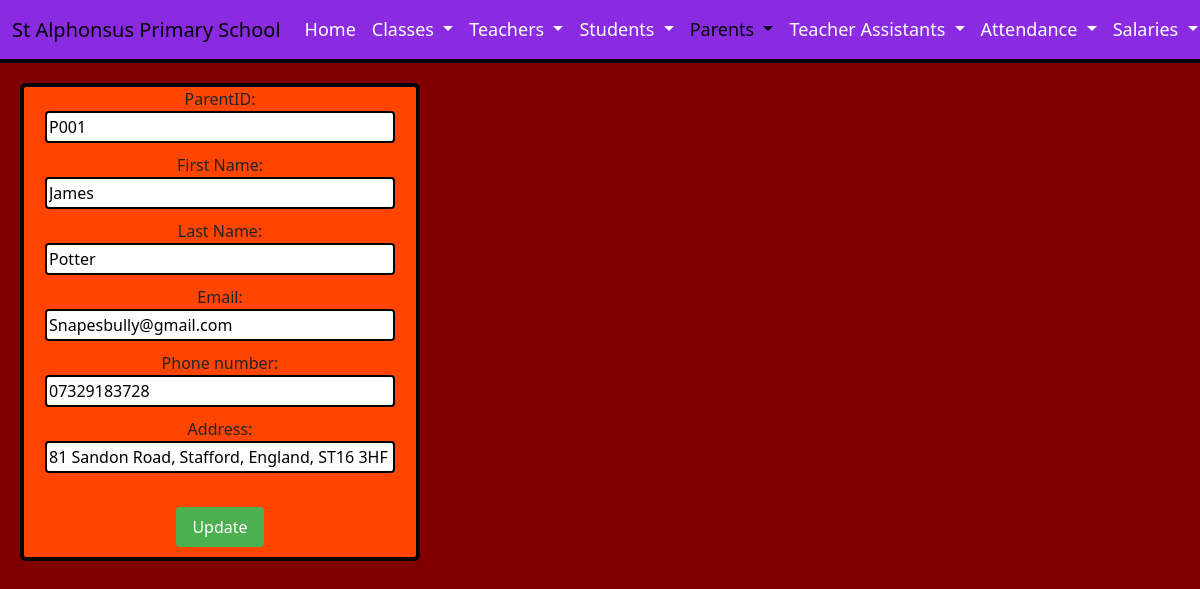
/DigitalWebsite/EditparentUpdate.php?id=P001, run on the app's committed database.
### tables this page shows
CREATE TABLE `parents` (
  `parentID` varchar(50) NOT NULL,
  `parentName` varchar(50) DEFAULT NULL,
  `parentSurname` varchar(50) DEFAULT NULL,
  `parentEmail` varchar(100) DEFAULT NULL,
  `parentPhone` varchar(50) DEFAULT NULL,
  `parentAddress` varchar(100) DEFAULT NULL
);

### DigitalWebsite/EditParentUpdate.php (the view, shortened to what this page needs)
<!DOCTYPE html>
 <html lang="en">
    <head>
      <link href="https://cdn.jsdelivr.net/npm/bootstrap@5.3.2/dist/css/bootstrap.min.css" rel="stylesheet">
    </head>
    <body>
      <nav class="navbar navbar-expand-lg bg-maroon">
        <div class="container-fluid">
          <a class="navbar-brand" href="index.html">St Alphonsus Primary School</a>
          <div class="collapse navbar-collapse" id="navbarNavDropdown">
            <ul class="navbar-nav">
              <li class="nav-item">
                <a class="nav-link" href="index.html">Home</a>
              </li>
              <li class="nav-item dropdown">
                <a class="nav-link dropdown-toggle" href="#" role="button" data-bs-toggle="dropdown" aria-expanded="false">
                  Classes
                </a>
              </li>
              <li class="nav-item dropdown">
                <a class="nav-link dropdown-toggle" href="#" role="button" data-bs-toggle="dropdown" aria-expanded="false">
                  Teachers
                </a>
              </li>
              <li class="nav-item dropdown">
                <a class="nav-link dropdown-toggle" href="#" role="button" data-bs-toggle="dropdown" aria-expanded="false">
                  Students
                </a>
              </li>
              <li class="nav-item dropdown">
                <a class="nav-link dropdown-toggle active" href="#" role="button" data-bs-toggle="dropdown" aria-expanded="false">
                  Parents
                </a>
              </li>
              <li class="nav-item dropdown">
                <a class="nav-link dropdown-toggle" href="#" role="button" data-bs-toggle="dropdown" aria-expanded="false">
                  Teacher Assistants
                </a>
              </li>
              <li class="nav-item dropdown">
                <a class="nav-link dropdown-toggle" href="#" role="button" data-bs-toggle="dropdown" aria-expanded="false">
                  Attendance
                </a>
              </li>
              <li class="nav-item dropdown">
                <a class="nav-link dropdown-toggle" href="#" role="button" data-bs-toggle="dropdown" aria-expanded="false">
                  Salaries
                </a>
              </li>
            </ul>
          </div>
        </div>
      </nav>
      <?php
        $parentID = $_GET['id'];
        $servername = "127.0.0.1";
        $username = "root";
        $password = "";
        $database = "school";
        $conn = new mysqli($servername, $username, $password, $database);
        $sql = "SELECT * FROM parents WHERE parentID = '$parentID'";
        $result = $conn->query($sql);
        if ($result->num_rows > 0) {
          $row = $result->fetch_assoc();
      ?>
      <form action="EditParentUpdateSubmit.php" method="POST">
          ParentID: <input type="text" id="parentID" name="parentID" value="<?php echo $row['parentID']; ?>" readonly><br>
          First Name: <input type="text" id="parentName" name="parentName" placeholder="e.g. John" pattern="[A-Za-z]+" title="Please enter a valid First name (no numbers)" value="<?php echo $row['parentName']; ?>" required><br>
          Last Name: <input type="text" id="parentSurname" name="parentSurname" placeholder="e.g. Smith" pattern="[A-Za-z]+" title="Please enter a valid Surname (no numbers)" value="<?php echo $row['parentSurname']; ?>" required><br>
          Email: <input type="email" id="parentEmail" name="parentEmail" placeholder="e.g. example@outlook.com" value="<?php echo $row['parentEmail']; ?>" required><br>
          Phone number: <input type="tel" id="parentPhone" name="parentPhone" placeholder="e.g. 07826482714" value="<?php echo $row['parentPhone']; ?>" required><br>
          Address: <input type="text" id="parentAddress" name="parentAddress" placeholder="House number street, city, country, postcode" value="<?php echo $row['parentAddress']; ?>" required><br><br>
          <input type="submit" value="Update">
      </form>
      <?php
        } else {
          echo "No record found.";
        }
      ?>
    </body>
</html>

### DigitalWebsite/EditParentUpdate.php (style rules this page uses)
body { margin: 0; padding: 0; background-color: maroon; }
.navbar { background-color: blueviolet; border-bottom: 4px solid black; }
.navbar-nav .nav-link { font-size: 18px; color: white; }
form { width: 400px; margin-top: 20px; margin-left: 20px; background-color: orangered; justify-content: center; text-align: center; border: solid 4px black; border-radius: 6px; }
input[type="text"], input[type="email"], input[type="tel"], input[type="number"], input[type="date"] { border: 2px solid black; border-radius: 4px; padding: 2px; margin-bottom: 10px; width: 350px; }
input[type="submit"] { padding: 8px 16px; margin-bottom: 10px; background-color: #4CAF50; color: white; border: none; border-radius: 4px; cursor: pointer; }

### data on the page
parents: parentID "P001", parentName "James", parentSurname "Potter", parentEmail "Snapesbully@gmail.com", parentPhone "07329183728", parentAddress "81 Sandon Road, Stafford, England, ST16 3HF"
